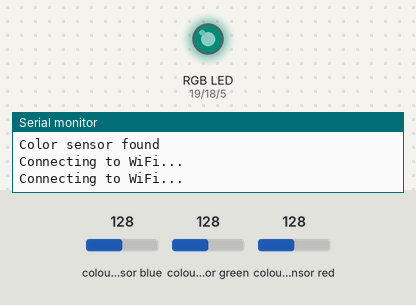
A sketch run on a simulated ESP32. Parts: an RGB LED mixed from three pins (HIGH = lit), the last lines printed to the serial monitor. Inputs (shaded band) come from the test bench; at power-on: colour sensor blue 128, colour sensor green 128, colour sensor red 128. Dim RGB values are drawn brighter than linear; WiFi joins after 1.5 s; servers stay silent unless stated; uploads are accepted with an empty reply; random numbers use the default seed unless the sketch sets one.

Above: at 2.1 s.
At 13.5 s:
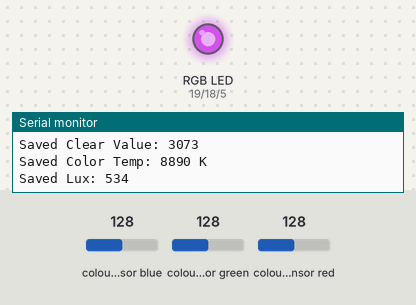
At 25.0 s:
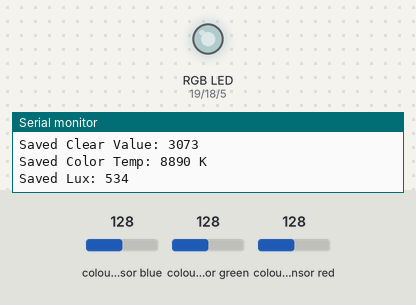
At 36.5 s:
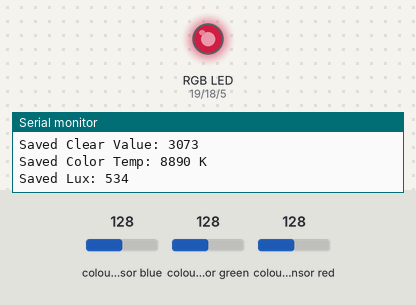
Timing chart, 0 to 38.0 s (numbered marks = the images above):
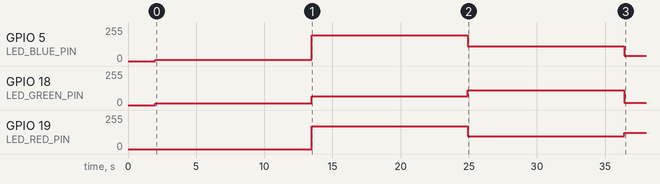

The sketch:

version_1.0.ino
```cpp
#include <Wire.h>
#include "Adafruit_TCS34725.h"
#include <WiFi.h>
#include <HTTPClient.h>

#define LED_RED_PIN    19 // GPIO23
#define LED_GREEN_PIN  18 // GPIO22
#define LED_BLUE_PIN   5  // GPIO21

int currentLedRed, currentLedGreen, currentLedBlue; // Current LED color components
int savedSensorRed, savedSensorGreen, savedSensorBlue, savedClear; // Saved sensor readings
int savedColorTemp, savedLux; // Saved color temperature and lux readings

Adafruit_TCS34725 tcs = Adafruit_TCS34725(TCS34725_INTEGRATIONTIME_154MS, TCS34725_GAIN_60X);

const char *ssid = "SCRC_LAB_IOT";
const char *password = "Scrciiith@123";

#define CSE_IP      "dev-onem2m.iiit.ac.in"//192.168.0.109
#define CSE_PORT    443//8200
#define HTTPS       false
#define OM2M_ORGIN  "Tue_20_12_22:Tue_20_12_22"//admin:admin
#define OM2M_MN     "/~/in-cse/in-name/"
#define OM2M_AE     "AE-WM/WM-WD"//"AE-DT"
#define OM2M_DATA_CONT  "WM-WD-PL04-00/Data"//"DT-1/Data"

WiFiClient client;
HTTPClient http;

static int i = 0;

void setLEDColor(int red, int green, int blue) {
  analogWrite(LED_RED_PIN, red);
  analogWrite(LED_GREEN_PIN, green);
  analogWrite(LED_BLUE_PIN, blue);
}

void setup(void) {
  Serial.begin(9600);
  WiFi.begin(ssid, password);

  pinMode(LED_RED_PIN, OUTPUT);
  pinMode(LED_GREEN_PIN, OUTPUT);
  pinMode(LED_BLUE_PIN, OUTPUT);

  if (tcs.begin()) {
    Serial.println("Color sensor found");
  } else {
    Serial.println("Color sensor not detected. Please check connections");
    while (1);
  }

  // Initialize random seed
  randomSeed(analogRead(0));

  while (WiFi.status() != WL_CONNECTED) {
    delay(1000);
    Serial.println("Connecting to WiFi...");
  }
}

void onem2m() {
  String data = "[" + String(currentLedRed) + " , " + String(currentLedGreen) + " , " + String(currentLedBlue) + " , " +
                String(savedSensorRed) + " , " + String(savedSensorGreen) + " , " + String(savedSensorBlue) + " , " +
                String(savedClear) + " , " + String(savedColorTemp) + " , " + String(savedLux) + "]";
  String server = "http";
  if (HTTPS) {
    server += "s";
  }
  server += "://" + String(CSE_IP) + ":" + String(CSE_PORT) + String(OM2M_MN);

  http.begin(client, server + OM2M_AE + "/" + OM2M_DATA_CONT);

  http.addHeader("X-M2M-Origin", OM2M_ORGIN);
  http.addHeader("Content-Type", "application/json;ty=4");
  http.addHeader("Content-Length", "100");

  String req_data = String() + "{\"m2m:cin\": {"
                    + "\"con\": \"" + data + "\","
                    + "\"rn\": \"" + "cin_" + String(i++) + "\","
                    + "\"cnf\": \"text\""
                    + "}}";

  Serial.println("Server URL: " + server);
  Serial.println("Request Data: " + req_data);

  int code = http.POST(req_data);
  http.end();
  Serial.println(code);
  delay(1000);
  http.addHeader("Connection", "close"); // Add debugging header
}

void loop(void) {
  unsigned long startTime = millis();

  while (millis() - startTime < 10000) { // Total loop time of 10 seconds
    // Generate random values for LED R, G, and B components
    currentLedRed = random(256); // Random value between 0 and 255 for Red
    currentLedGreen = random(256); // Random value between 0 and 255 for Green
    currentLedBlue = random(256); // Random value between 0 and 255 for Blue

    // Set the LED color to the random R, G, B values
    setLEDColor(currentLedRed, currentLedGreen, currentLedBlue);

    delay(1000); // Keep the color for 3 seconds

    uint16_t sensorRed, sensorGreen, sensorBlue, clear, colorTemp, lux;

    tcs.getRawData(&sensorRed, &sensorGreen, &sensorBlue, &clear);
    colorTemp = tcs.calculateColorTemperature(sensorRed, sensorGreen, sensorBlue);
    lux = tcs.calculateLux(sensorRed, sensorGreen, sensorBlue);

    // Store the sensor data as the saved values
    savedSensorRed = sensorRed;
    savedSensorGreen = sensorGreen;
    savedSensorBlue = sensorBlue;
    savedClear = clear;
    savedColorTemp = colorTemp;
    savedLux = lux;

    onem2m();
    delay(9000); // Wait for 7 seconds for sensor data

    Serial.print("Saved LED Colors - R: ");
    Serial.print(currentLedRed);
    Serial.print(" G: ");
    Serial.print(currentLedGreen);
    Serial.print(" B: ");
    Serial.println(currentLedBlue);

    Serial.print("Saved Sensor RGB - R: ");
    Serial.print(savedSensorRed);
    Serial.print(" G: ");
    Serial.print(savedSensorGreen);
    Serial.print(" B: ");
    Serial.println(savedSensorBlue);

    Serial.print("Saved Clear Value: ");
    Serial.println(savedClear);

    Serial.print("Saved Color Temp: ");
    Serial.print(savedColorTemp);
    Serial.println(" K");

    Serial.print("Saved Lux: ");
    Serial.println(savedLux);
  }
}
```

Measured:
- by itself, GPIO 5 (LED_BLUE_PIN): 0/255 → 11/255 at 2.0 s, → 192/255 11.5 s later, → 111/255 11.5 s later, → 39/255 11.5 s later
- by itself, GPIO 18 (LED_GREEN_PIN): 0/255 → 13/255 at 2.0 s, → 67/255 11.5 s later, → 110/255 11.5 s later, → 17/255 11.5 s later
- by itself, GPIO 19 (LED_RED_PIN): 0/255 → 171/255 at 13.5 s, → 96/255 11.5 s later, → 122/255 11.5 s later
